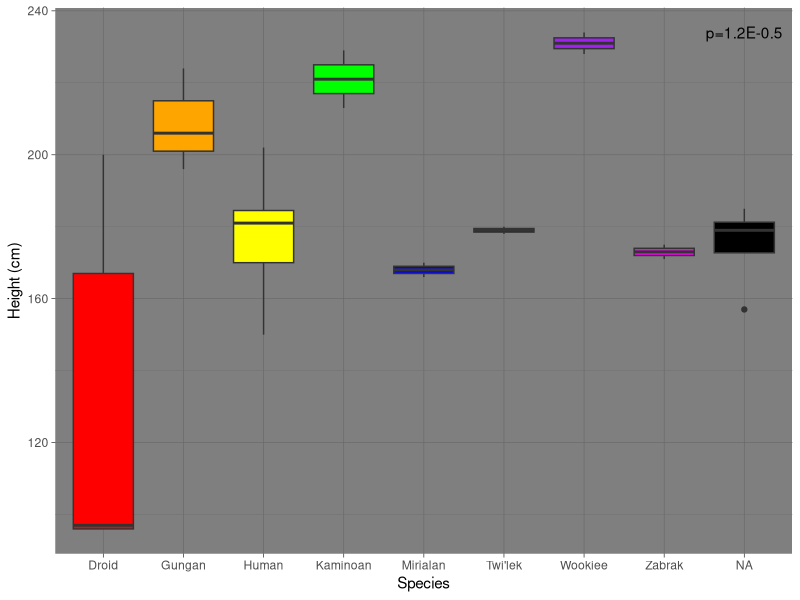
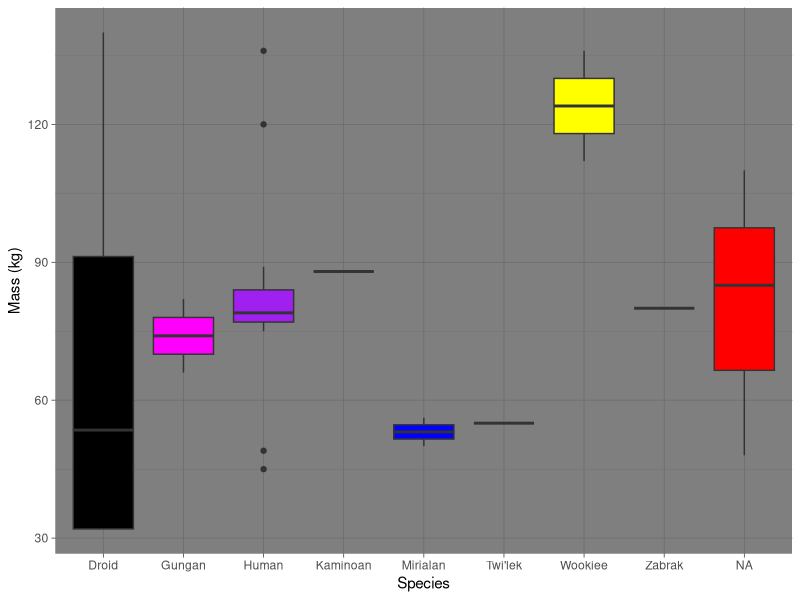

These figures' R source, in order: (Note: this script raises an error after producing the figures.)
## ---- chunk 1
library(dplyr)
data(starwars)
View(starwars)

speciesNum <- starwars %>%
  count(species) %>%
  filter(n > 1)

starwars1 <- filter(starwars, species %in% speciesNum$species) %>%
  select(-(films:starships))
  
glimpse(starwars)

starwars1

## ---- chunk 2
starwars2 <- starwars1[complete.cases(starwars1[,2]),] %>%
  group_by(species)

starwarsSummary <- summarize(starwars2, meanHeight = mean(height), medianHeight=median(height), sdHeight=sd(height))

starwarsSummary
## ---- chunk 3
library(ggplot2)
library(ggthemes)

# heightPlot <- qplot(x=starwars2$species, y=starwars2$height, geom="boxplot", fill="green")

heightPlot <- ggplot(data=starwars2) +
  aes(x=species, y=height) +
  geom_boxplot(fill=c("red", "orange", "yellow", "green", "blue", "darkblue", "purple", "magenta", "black")) +
  xlab("Species") +
  ylab("Height (cm)") +
  theme_dark() +
  annotate("text", x=9, y=max(starwars2$height), label="p=1.2E-0.5")

heightPlot

# It looks like most of the means match up to my summary values, but "droids" are very far off


## ---- chunk 4
plot2 <- ggplot(data=starwars2) +
  aes(x=species, y=mass) +
  geom_boxplot(fill=rev(c("red", "orange", "yellow", "green", "blue", "darkblue", "purple", "magenta", "black"))) +
  xlab("Species") +
  ylab("Mass (kg)") +
  theme_dark()

plot2
## ---- chunk 5
heightPlot + plot2
